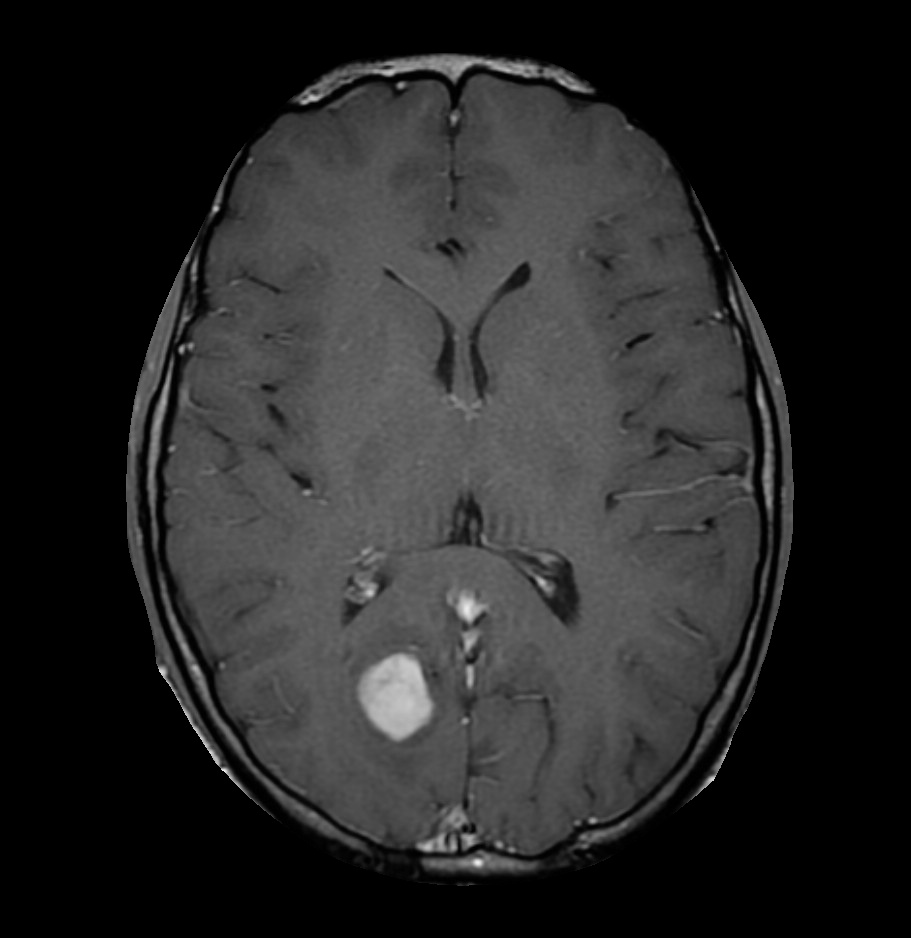
#> input picture code/WhatsApp Image 2026-03-24 at 6.13.59 PM.jpeg, 911 x 938 px, found by its file name
$ jupyter execute seg.ipynb
#> lines starting #> are read from the running program, lines starting #| are printed output that depends on the picture
[cell 1]
import numpy as np
import cv2
import matplotlib.pyplot as plt

path="WhatsApp Image 2026-03-24 at 6.13.59 PM.jpeg"
maskpath = "WhatsApp Image 2026-03-24 at 6.14.17 PM.jpeg"
image = cv2.imread(path,0)
#> image is the input picture: shape (938, 911); min 0, max 242, mean 38.2
maskimg = cv2.imread(maskpath,0)
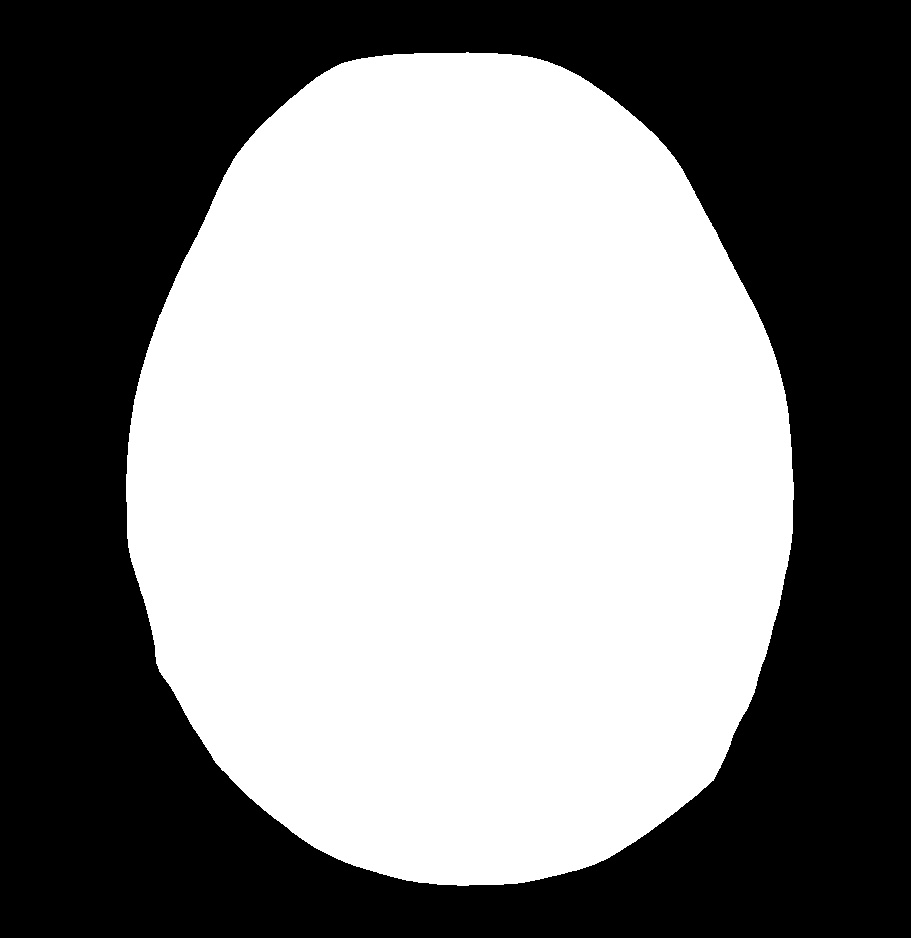
#> input picture code/WhatsApp Image 2026-03-24 at 6.14.17 PM.jpeg, 911 x 938 px, found by its file name
#> maskimg is the input picture: shape (938, 911); min 0, max 255, mean 131.5
# [9 lines of commented-out code are left out]

hist = cv2.calcHist([image],[0],maskimg,[256],[0,256])
#> hist = 256 values, max 12405 at index 73, min 0 at index 234, mean 1735.9
hist= hist.ravel()
hist = hist/hist.sum()
#> hist = 256 values, max 0.0279 at index 73, min 0 at index 234, mean 0.00391

[cell 2]
def entropy(region):
    region = region[region > 0]
    if len(region) == 0:
        return 0
    region = region / np.sum(region)  #normalization for each region ?
    return -np.sum(region * np.log(region))


def shannonforT(T):
    t1, t2 = sorted(T)

    r1 = hist[:t1]
    r2 = hist[t1:t2]
    r3 = hist[t2:]

    H = entropy(r1) + entropy(r2) + entropy(r3)
    return H

[cell 3]
def initialize(N, dim, lb, ub):
    X = np.random.uniform(lb, ub, (N, dim))   # thresholds
    den = np.random.rand(N, dim)
    vol = np.random.rand(N, dim)
    acc = lb + np.random.rand(N, dim) * (ub - lb)
    return X, den, vol, acc

def update_den_vol(den, vol, den_best, vol_best):
    rand = np.random.rand(*den.shape)

    den = den + rand * (den_best - den)
    vol = vol + rand * (vol_best - vol)

    return den, vol

[cell 4]
def compute_TF(t, tmax):
    return np.exp((t - tmax) / tmax)

def compute_d(t, tmax):
    return np.exp((tmax - t) / tmax) - (t / tmax)

[cell 5]
def update_acc(acc, den, vol, den_best, vol_best, acc_best, TF):

    new_acc = np.zeros_like(acc)

    for i in range(len(acc)):
        if TF <= 0.5:
            # exploration
            mr = np.random.randint(len(acc))
            new_acc[i] = (den[mr] + vol[mr] * acc[mr]) / (den[i] * vol[i] + 1e-9)
        else:
            # exploitation
            new_acc[i] = (den_best + vol_best * acc_best) / (den[i] * vol[i] + 1e-9)

    return new_acc

def normalize_acc(acc):
    acc_min = acc.min()
    acc_max = acc.max()

    return 0.9 * (acc - acc_min) / (acc_max - acc_min + 1e-9) + 0.1

[cell 6]
def update_position(X, acc_norm, best, TF, d, lb, ub):

    C1 = 2
    C2 = 6

    new_X = np.copy(X)

    for i in range(len(X)):
        rand = np.random.rand()

        if TF <= 0.5:
            # exploration
            rand_idx = np.random.randint(len(X))
            new_X[i] = X[i] + C1 * rand * acc_norm[i] * d * (X[rand_idx] - X[i])

        else:
            # exploitation
            F = 1 if np.random.rand() < 0.5 else -1
            new_X[i] = best + F * C2 * rand * acc_norm[i] * d * (best - X[i])

        new_X[i] = np.clip(new_X[i], lb, ub)

    return new_X

[cell 7]
def AOA(hist, fitness_func, N=20, dim=2, iters=50):

#> called with hist = array of shape (256,), N = 20, dim = 2, iters = 50
    lb, ub = 1, 254

    X, den, vol, acc = initialize(N, dim, lb, ub)

    best = None
    best_score = -np.inf

    for t in range(iters):

        scores = np.array([fitness_func(x.astype(int)) for x in X])

        idx = np.argmax(scores)

        if scores[idx] > best_score:
            best_score = scores[idx]
            best = X[idx].copy()
            den_best = den[idx].copy()
            vol_best = vol[idx].copy()
            acc_best = acc[idx].copy()

        TF = compute_TF(t, iters)
        d = compute_d(t, iters)

        den, vol = update_den_vol(den, vol, den_best, vol_best)

        acc = update_acc(acc, den, vol, den_best, vol_best, acc_best, TF)

        acc_norm = normalize_acc(acc)

        X = update_position(X, acc_norm, best, TF, d, lb, ub)
#> this loop made 50 passes
#> idx on pass 1: 11
#> (idx, best_score) on pass 3: (11, 11.96)

    return sorted(best.astype(int))

[cell 8]
res = AOA(hist, shannonforT )

[cell 9]
refimg = cv2.imread(path,0)
r1 = refimg.copy()
r2 = refimg.copy()
r3 = refimg.copy()
r1[r1 >= res[0]] = 0
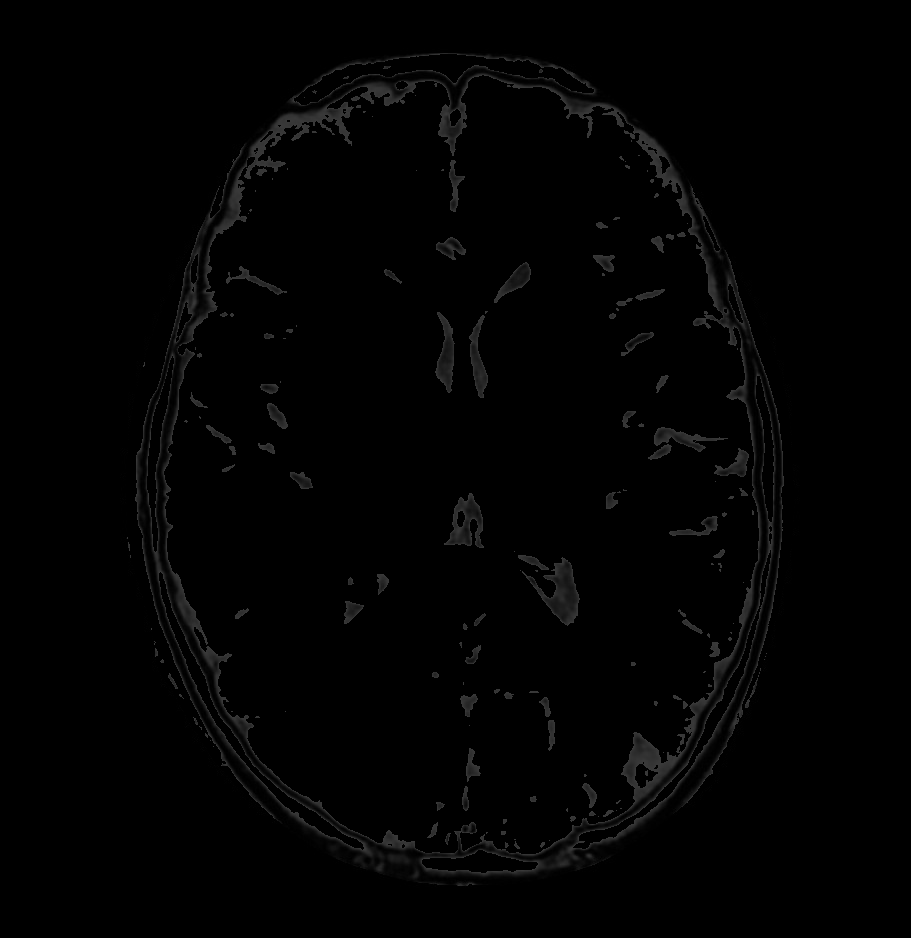
#> r1: shape (938, 911); min 0, max 57, mean 2.3
r2[r2<res[0]] = 0
r2[r2>res[1]] = 0
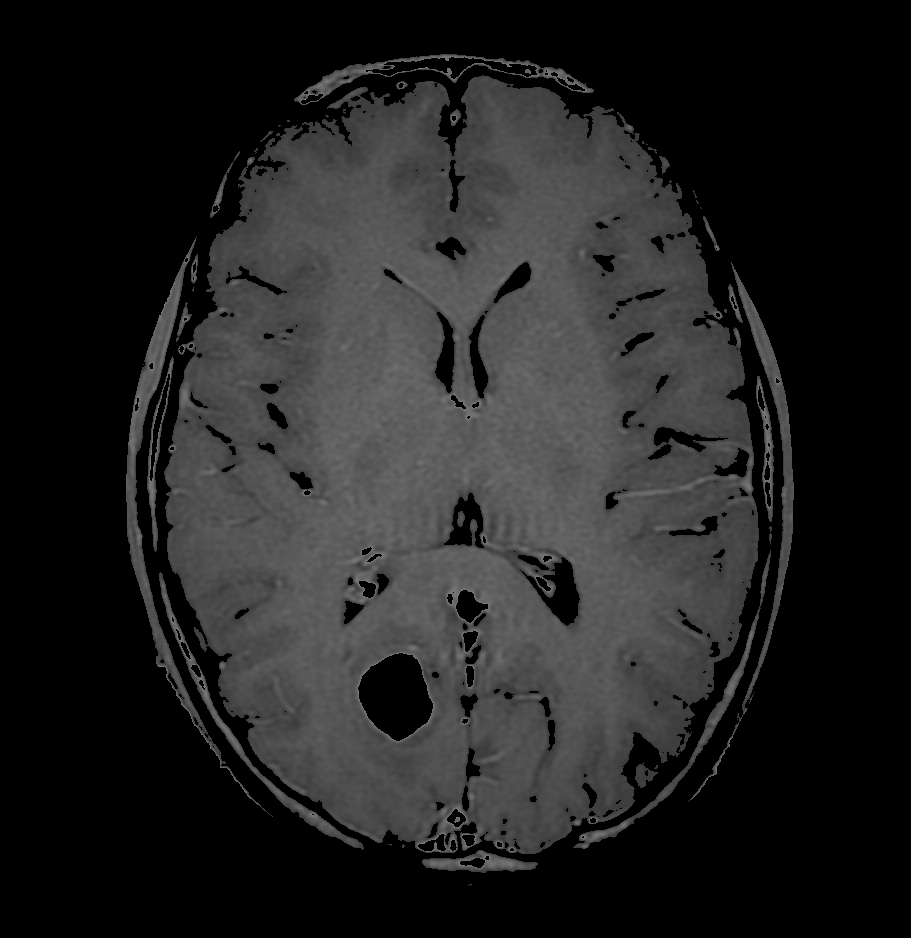
#> r2: shape (938, 911); min 0, max 118, mean 34.1
r3[r3<=res[1]] = 0
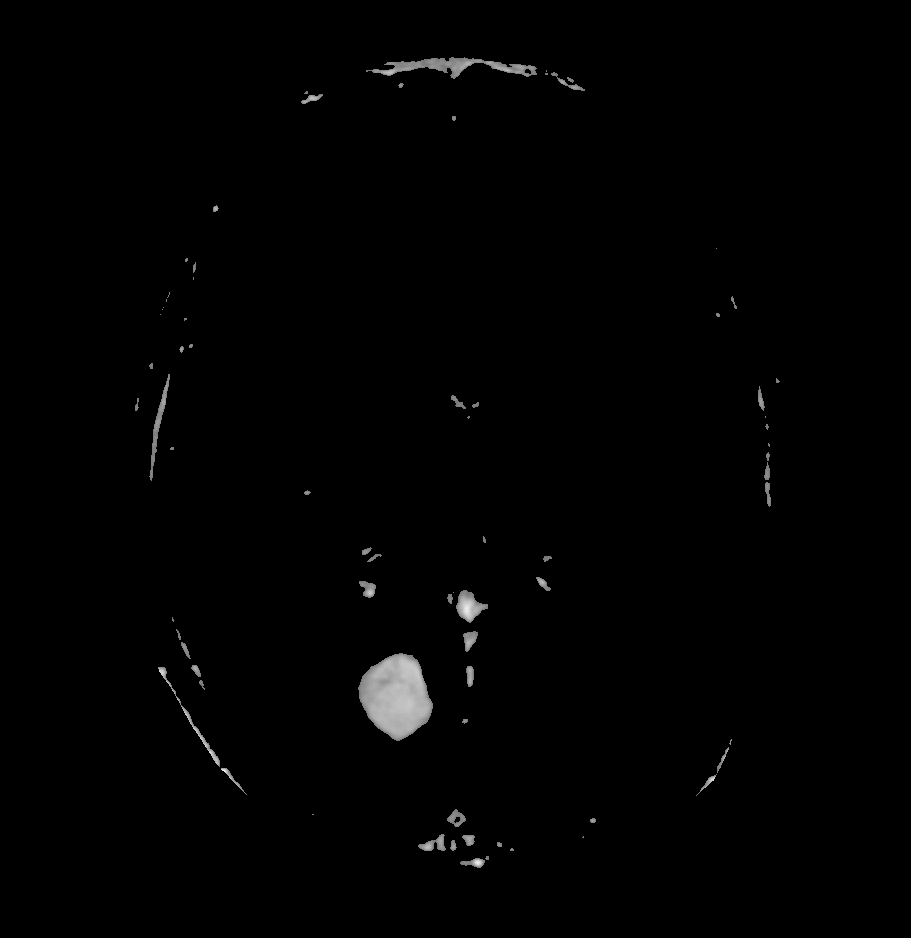
#> r3: shape (938, 911); min 0, max 242, mean 1.9

fig ,axes = plt.subplots(1,3)
# axes[0].imshow(r1,cmap="gray")
# axes
# axes[1].imshow(r2,cmap="gray")
# axes[2].imshow(r3,cmap="gray")
axes[0].imshow(r1 > 0, cmap='gray')
axes[0].set_title("Region 1 (Dark)")

axes[1].imshow(r2 > 0, cmap='gray')
axes[1].set_title("Region 2 (Mid)")

axes[2].imshow(r3 > 0, cmap='gray')
axes[2].set_title("Region 3 (Bright)")

plt.show()
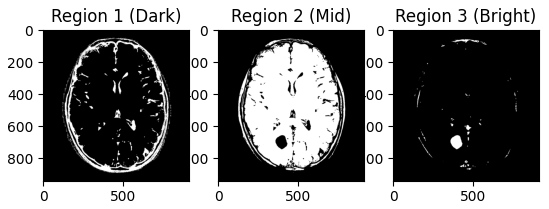
#> figure drawn by matplotlib, 3 panels
